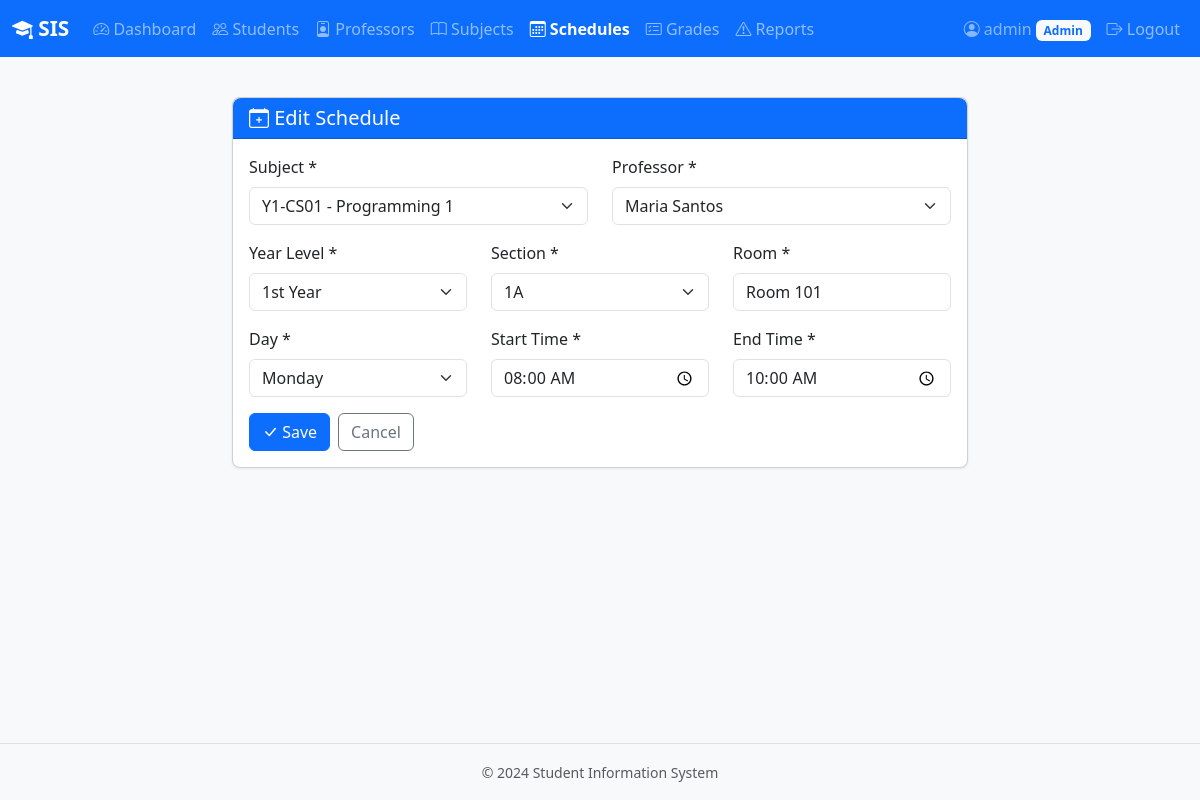
The app's page /admin/schedules/1/edit (signed in) with its own data.
### backend/models.py (models this page shows, shortened)
class User(UserMixin, db.Model):
    __tablename__ = "users"
    id = db.Column(db.Integer, primary_key=True)
    username = db.Column(db.String(80), unique=True, nullable=False)
    password_hash = db.Column(db.String(256), nullable=False)
    email = db.Column(db.String(120), unique=True, nullable=False)
    role = db.Column(db.String(20), nullable=False)  # admin, professor, student
    created_at = db.Column(db.DateTime, default=datetime.utcnow)
    student = db.relationship("Student", backref="user", uselist=False, cascade="all, delete-orphan")
    professor = db.relationship("Professor", backref="user", uselist=False, cascade="all, delete-orphan")
    admin = db.relationship("Admin", backref="user", uselist=False, cascade="all, delete-orphan")

class Schedule(db.Model):
    __tablename__ = "schedules"
    id = db.Column(db.Integer, primary_key=True)
    subject_id = db.Column(db.Integer, db.ForeignKey("subjects.id"), nullable=False)
    professor_id = db.Column(db.Integer, db.ForeignKey("professors.id"), nullable=False)
    year_level = db.Column(db.String(20), nullable=False)
    section = db.Column(db.String(10), nullable=False)
    room = db.Column(db.String(50), nullable=False)
    day = db.Column(db.String(20), nullable=False)
    start_time = db.Column(db.String(10), nullable=False)
    end_time = db.Column(db.String(10), nullable=False)

class Subject(db.Model):
    __tablename__ = "subjects"
    id = db.Column(db.Integer, primary_key=True)
    subject_code = db.Column(db.String(20), unique=True, nullable=False)
    subject_name = db.Column(db.String(120), nullable=False)
    units = db.Column(db.Integer, nullable=False, default=3)
    schedules = db.relationship("Schedule", backref="subject", lazy="dynamic")
    grades = db.relationship("Grade", backref="subject", lazy="dynamic")

class Professor(db.Model):
    __tablename__ = "professors"
    id = db.Column(db.Integer, primary_key=True)
    user_id = db.Column(db.Integer, db.ForeignKey("users.id"), unique=True, nullable=False)
    employee_number = db.Column(db.String(20), unique=True, nullable=False)
    first_name = db.Column(db.String(80), nullable=False)
    last_name = db.Column(db.String(80), nullable=False)
    department = db.Column(db.String(100), nullable=False)
    schedules = db.relationship("Schedule", backref="professor", lazy="dynamic")
    grades = db.relationship("Grade", backref="professor", lazy="dynamic")
    disciplinary_reports = db.relationship("DisciplinaryReport", backref="professor", lazy="dynamic")
    @property
    def full_name(self):
        return f"{self.first_name} {self.last_name}"

### backend/routes.py (the view, shortened to what this page needs)
@admin_bp.route("/schedules/<int:schedule_id>/edit", methods=["GET", "POST"])
@login_required
@role_required("admin")
def schedules_edit(schedule_id):
    schedule = Schedule.query.get_or_404(schedule_id)
    subjects = Subject.query.order_by(Subject.subject_code).all()
    professors = Professor.query.order_by(Professor.last_name).all()
    return render_template("admin/schedule_form.html", schedule=schedule,
                           subjects=subjects, professors=professors,
                           year_levels=YEAR_LEVELS, sections=SECTIONS)

### backend/auth.py (called while the page is built)
@login_manager.user_loader
def load_user(user_id):
    return User.query.get(int(user_id))

def role_required(*roles):
    def decorator(f):
        @wraps(f)
        def decorated_function(*args, **kwargs):
            if not current_user.is_authenticated:
                return redirect(url_for("auth.login"))
            if current_user.role not in roles:
                flash("You do not have permission to access that page.", "danger")
                abort(403)
            return f(*args, **kwargs)
        return decorated_function
    return decorator

### frontend/templates/admin/schedule_form.html (shortened to what this page needs)
{% extends "base.html" %}
{% block nav_items %}
<li class="nav-item"><a class="nav-link" href="{{ url_for('admin.dashboard') }}"><i class="bi bi-speedometer2"></i> Dashboard</a></li>
<li class="nav-item"><a class="nav-link" href="{{ url_for('admin.students_list') }}"><i class="bi bi-people"></i> Students</a></li>
<li class="nav-item"><a class="nav-link" href="{{ url_for('admin.professors_list') }}"><i class="bi bi-person-badge"></i> Professors</a></li>
<li class="nav-item"><a class="nav-link" href="{{ url_for('admin.subjects_list') }}"><i class="bi bi-book"></i> Subjects</a></li>
<li class="nav-item"><a class="nav-link active" href="{{ url_for('admin.schedules_list') }}"><i class="bi bi-calendar3"></i> Schedules</a></li>
<li class="nav-item"><a class="nav-link" href="{{ url_for('admin.grades_list') }}"><i class="bi bi-card-checklist"></i> Grades</a></li>
<li class="nav-item"><a class="nav-link" href="{{ url_for('admin.reports_list') }}"><i class="bi bi-exclamation-triangle"></i> Reports</a></li>
{% endblock %}
{% block content %}
<div class="row justify-content-center">
    <div class="col-lg-8">
        <div class="card">
            <div class="card-header bg-primary text-white">
                <h5 class="mb-0"><i class="bi bi-calendar-plus"></i> {{ 'Edit' if schedule else 'Add' }} Schedule</h5>
            </div>
            <div class="card-body">
                <form method="POST">
                    <div class="row mb-3">
                        <div class="col-md-6">
                            <label class="form-label">Subject *</label>
                            <select class="form-select" name="subject_id" required>
                                {% for s in subjects %}
                                <option value="{{ s.id }}" {% if schedule and schedule.subject_id == s.id %}selected{% endif %}>
                                    {{ s.subject_code }} - {{ s.subject_name }}
                                </option>
                                {% endfor %}
                            </select>
                        </div>
                        <div class="col-md-6">
                            <label class="form-label">Professor *</label>
                            <select class="form-select" name="professor_id" required>
                                {% for p in professors %}
                                <option value="{{ p.id }}" {% if schedule and schedule.professor_id == p.id %}selected{% endif %}>
                                    {{ p.full_name }}
                                </option>
                                {% endfor %}
                            </select>
                        </div>
                    </div>
                    <div class="row mb-3">
                        <div class="col-md-4">
                            <label class="form-label">Year Level *</label>
                            <select class="form-select" name="year_level" id="yearLevel" required>
                                {% for yl in year_levels %}
                                <option value="{{ yl }}" {% if schedule and schedule.year_level == yl %}selected{% endif %}>{{ yl }}</option>
                                {% endfor %}
                            </select>
                        </div>
                        <div class="col-md-4">
                            <label class="form-label">Section *</label>
                            <select class="form-select" name="section" id="sectionSelect" required>
                                {% if schedule %}
                                    {% for sec in sections[schedule.year_level] %}
                                    <option value="{{ sec }}" {% if schedule.section == sec %}selected{% endif %}>{{ sec }}</option>
                                    {% endfor %}
                                {% endif %}
                            </select>
                        </div>
                        <div class="col-md-4">
                            <label class="form-label">Room *</label>
                            <input type="text" class="form-control" name="room" required
                                   value="{{ schedule.room if schedule else '' }}" placeholder="e.g. Room 101">
                        </div>
                    </div>
                    <div class="row mb-3">
                        <div class="col-md-4">
                            <label class="form-label">Day *</label>
                            <select class="form-select" name="day" required>
                                {% for day in ['Monday','Tuesday','Wednesday','Thursday','Friday','Saturday'] %}
                                <option value="{{ day }}" {% if schedule and schedule.day == day %}selected{% endif %}>{{ day }}</option>
                                {% endfor %}
                            </select>
                        </div>
                        <div class="col-md-4">
                            <label class="form-label">Start Time *</label>
                            <input type="time" class="form-control" name="start_time" required
                                   value="{{ schedule.start_time if schedule else '' }}">
                        </div>
                        <div class="col-md-4">
                            <label class="form-label">End Time *</label>
                            <input type="time" class="form-control" name="end_time" required
                                   value="{{ schedule.end_time if schedule else '' }}">
                        </div>
                    </div>
                    <div class="d-flex gap-2">
                        <button type="submit" class="btn btn-primary"><i class="bi bi-check-lg"></i> Save</button>
                        <a href="{{ url_for('admin.schedules_list') }}" class="btn btn-outline-secondary">Cancel</a>
                    </div>
                </form>
            </div>
        </div>
    </div>
</div>
{% endblock %}

### frontend/templates/base.html (shortened to what this page needs)
<!DOCTYPE html>
<html lang="en">
<head>
    <link href="https://cdn.jsdelivr.net/npm/bootstrap@5.3.2/dist/css/bootstrap.min.css" rel="stylesheet">
    <link href="https://cdn.jsdelivr.net/npm/bootstrap-icons@1.11.1/font/bootstrap-icons.css" rel="stylesheet">
    <link href="{{ url_for('static', filename='css/style.css') }}" rel="stylesheet">
</head>
<body>
    {% if current_user.is_authenticated %}
    <nav class="navbar navbar-expand-lg navbar-dark bg-primary">
        <div class="container-fluid">
            <a class="navbar-brand" href="{{ url_for(current_user.role + '.dashboard') }}">
                <i class="bi bi-mortarboard-fill"></i> SIS
            </a>
            <div class="collapse navbar-collapse" id="navbarNav">
                <ul class="navbar-nav me-auto">
                    {% block nav_items %}{% endblock %}
                </ul>
                <ul class="navbar-nav">
                    <li class="nav-item">
                        <span class="nav-link text-white-50">
                            <i class="bi bi-person-circle"></i> {{ current_user.username }}
                            <span class="badge bg-light text-primary">{{ current_user.role|title }}</span>
                        </span>
                    </li>
                    <li class="nav-item">
                        <a class="nav-link" href="{{ url_for('auth.logout') }}">
                            <i class="bi bi-box-arrow-right"></i> Logout
                        </a>
                    </li>
                </ul>
            </div>
        </div>
    </nav>
    {% endif %}
    <main class="container py-4">
        {% block content %}{% endblock %}
    </main>
    <footer class="text-center text-muted py-3 mt-auto">
        <small>&copy; 2024 Student Information System</small>
    </footer>
</body>
</html>

### frontend/static/css/style.css (style rules this page uses)
:root { --sis-primary: #0d6efd; --sis-primary-dark: #0a58ca; --sis-light: #f8f9fa; }
body { background-color: var(--sis-light); min-height: 100vh; display: flex; flex-direction: column; }
main { flex: 1; }
.navbar-brand { font-weight: 700; font-size: 1.3rem; }
.nav-link.active { font-weight: 600; }
.card { border-radius: 8px; box-shadow: 0 1px 3px rgba(0, 0, 0, 0.08); }
.card-header { border-radius: 8px 8px 0 0 !important; }
.btn-primary { background-color: var(--sis-primary); border-color: var(--sis-primary); }
footer { border-top: 1px solid #dee2e6; }

### records on screen
User: username "admin", role "Admin"
Schedule: subject_id "Y1-CS01 - Programming 1", professor_id "Maria Santos", year_level "1st Year", section "1A", room "Room 101", day "Monday", start_time "08:00", end_time "10:00"

### other values on screen
{{ 'Edit' if schedule else 'Add' }} "Edit"
